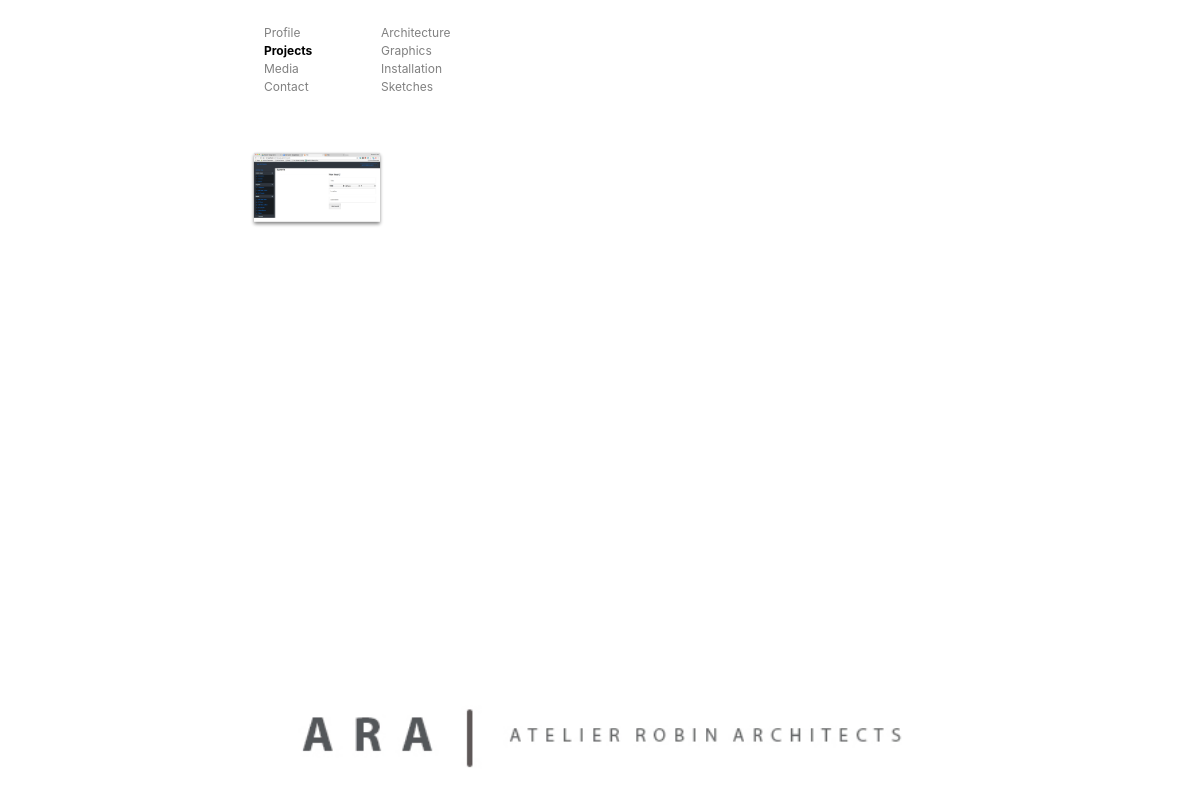
The page /index.php/projects on the database its author committed.
### tables this page shows
CREATE TABLE `categories` (
  `category_id` int(11) NOT NULL,
  `category_name` varchar(255) NOT NULL
);

CREATE TABLE `projects` (
  `id` int(11) NOT NULL,
  `project_name` varchar(255) NOT NULL,
  `description` text NOT NULL,
  `location` varchar(255) NOT NULL,
  `start_year` int(4) DEFAULT NULL,
  `start_month` int(2) DEFAULT NULL,
  `start_day` int(2) DEFAULT NULL,
  `end_year` int(4) DEFAULT NULL,
  `end_month` int(11) DEFAULT NULL,
  `end_day` int(11) DEFAULT NULL,
  `published` tinyint(1) NOT NULL DEFAULT '0'
);

### application/controllers/Projects.php (called while the page is built, shortened)
<?php
class Projects extends CI_Controller {
    public function __construct()
    {
        $this->load->model('ProjectModel');
    }
	public function index()
	{
		$data['body_id'] = "PROJECTS";
        $data['page'] = "projects_home_masonry_start";
        $data['categories'] = $this->ProjectModel->GetProjectUniqueCategories();
        $data['menu'] = "menus/category_menu";
        $data['all_projects'] = $this->ProjectModel->GetPublishedProjects();
        $this->load->view('TemplateProjects',$data);
	}
}

### index.php (called while the page is built, shortened)
<?php
require_once BASEPATH.'core/CodeIgniter.php';

### application/models/ProjectModel.php (called while the page is built, shortened)
<?php
class ProjectModel extends CI_Model {
    public function GetProjectUniqueCategories(){
        $sql = "SELECT * FROM categories WHERE category_id in (SELECT DISTINCT category_id FROM category_projects)";
        $q = $this->db->query($sql);
        $data = [];
        foreach($q->result() as $row){
            $data[] = array(
                "category_id"      =>  $row->category_id,
                "category_name"    =>  $row->category_name
            );
        }
        return $data;
    }
}

### application/views/menus/category_menu.php (the view)
<?php if(isset($categories)):?>
<div id="uniqueCategories" class="col-md-2 pre-scrollable" style="max-height: 72px;">
    <ul class="main_nav p-l-0">
        <?php foreach ($categories as $cat):?>
            <li><a id="<?php echo "cat".$cat['category_id'];?>" href="<?php echo base_url();?>index.php/projects/projectsByCategory/<?php echo $cat['category_id'];?>"><?php echo $cat['category_name'];?></a></li>
        <?php endforeach;?>
    </ul>
</div>
<?php endif;?>

### application/views/projects_home_masonry_start.php (shortened to what this page needs)
<div class="row page_content pre-scrollable" style="min-height: 400px;height: 400px;">
    <div class="msrItems">
        <?php
        foreach ($all_projects as $project){?>
            <a href="<?php echo base_url()."index.php/projects/projectsByCategory/".$project['default_category'];?>">
                <div class="msrItem">
                    <img class="msrImg" src="<?php echo base_url().$project["images"][0]["image_path"];?>" width="100%"/>
                </div>
            </a>
            <?php
        }
        ?>
    </div>
</div>

### style/ara_style_new.css (style rules this page uses)
html { height: 100%; }
body { height: 100%; display: flex; flex-direction: column; font-size: 12px; color: #555555; }
.main_nav li { list-style: none; }
.main_nav a { color: gray; }
.page_content { max-width: 60%; margin: 0 auto; width: 100%; }
.msrImg { display: none; }

### rows shown on the page
categories: category_name "Architecture"
categories: category_name "Graphics"
categories: category_name "Installation"
categories: category_name "Sketches"
